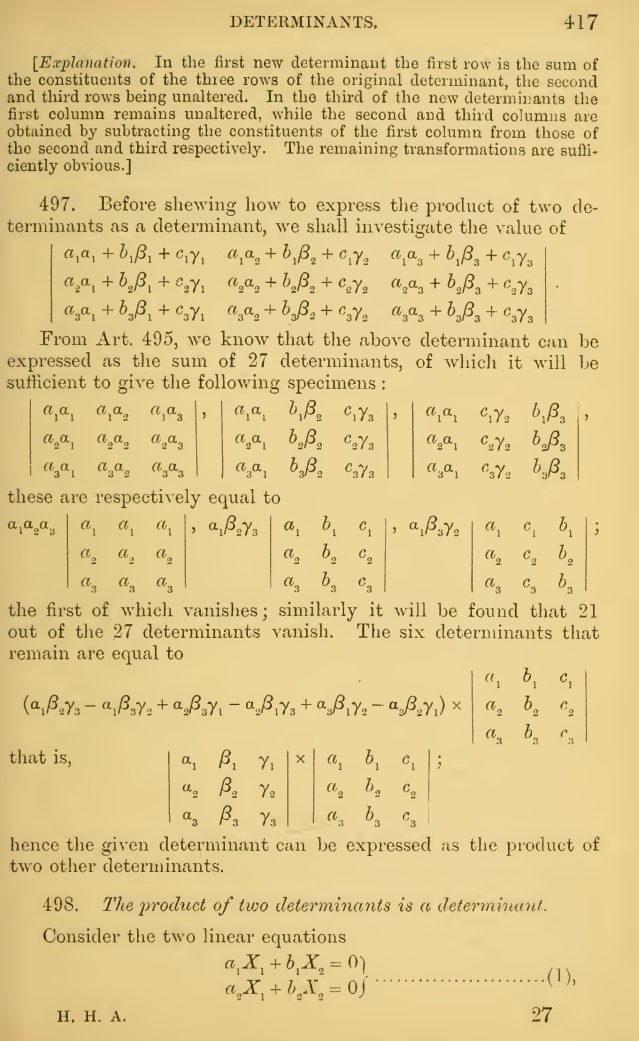
#> input picture samples/G8RNXzR.jpeg, 639 x 1041 px; its folder holds only this picture in this run
$ jupyter execute de_yellow.ipynb
#> lines starting #> are read from the running program, lines starting #| are printed output that depends on the picture; after the words box and inside, x2 and y2 are one past the last pixel; in counts of white or black regions, pixels touching at a corner belong together
[cell 1]
import os

samples = os.listdir('samples')
print(samples)

[cell 2]
import cv2

threshes = []

for img_file in samples:
    img = cv2.imread('samples/' + img_file)
#> img is the input picture: shape (1041, 639, 3); mean B, G, R 141, 200.4, 222.2
    gray = cv2.cvtColor(img, cv2.COLOR_BGR2GRAY)
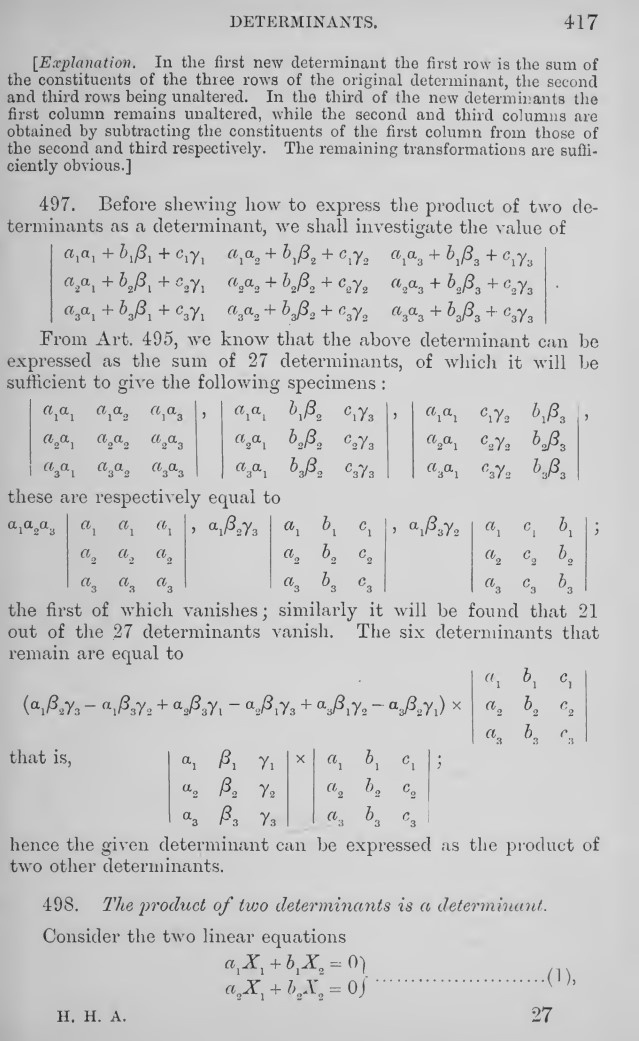
#> gray: shape (1041, 639); min 26, max 237, mean 200.1
    # mess with this
    ret, thresh = cv2.threshold(gray, 170, 255, 0)
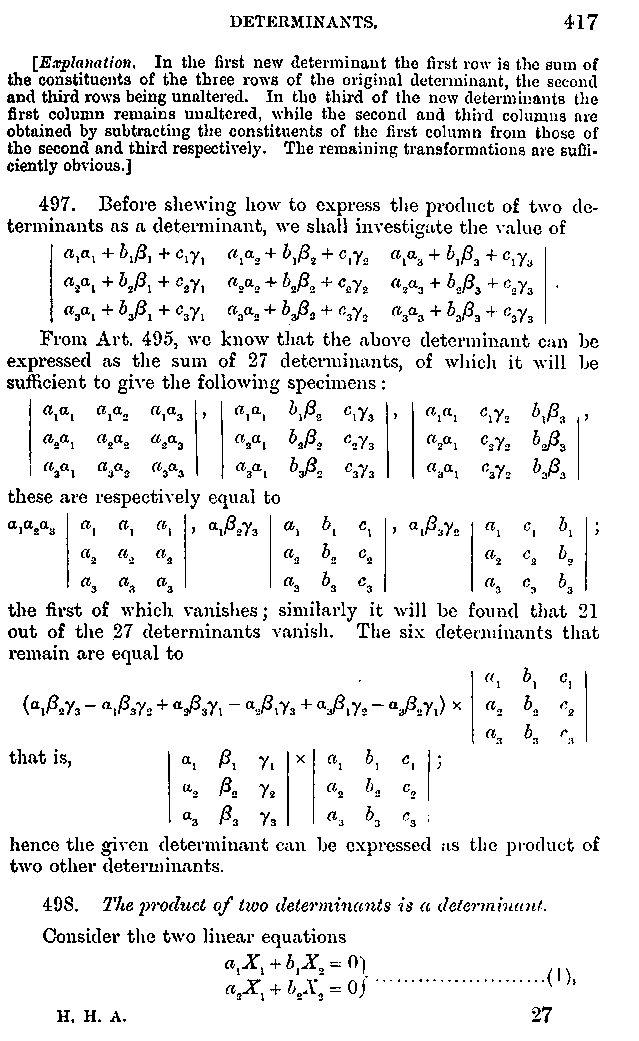
#> thresh: shape (1041, 639); 91.8% white; black in thin lines or dots, all inside (x1, y1, x2, y2) = (7, 14, 600, 1023)
    cv2.imwrite('output/' + img_file, thresh)
